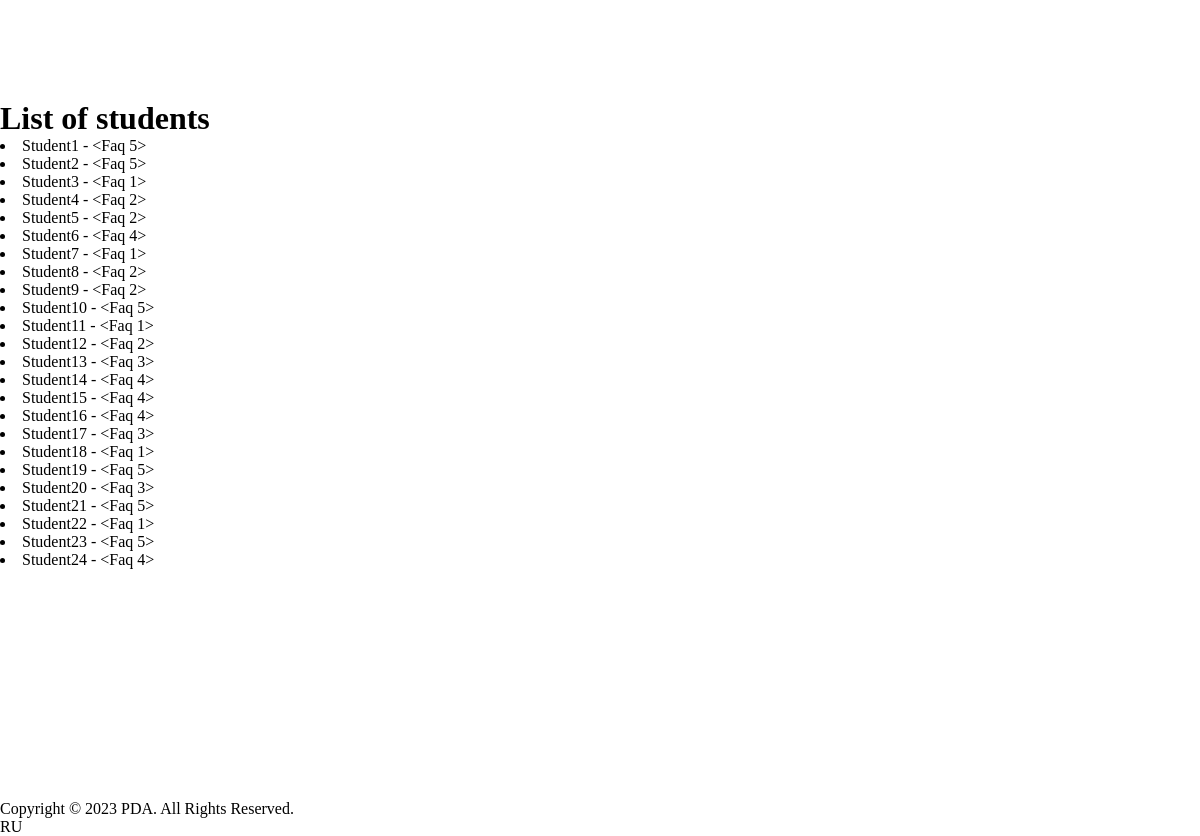
/all_students/, run on the app's committed database.
### models.py (models this page shows, shortened)
class Student(db.Model):
    id = db.Column(db.Integer, primary_key=True)
    name = db.Column(db.String(80), nullable=False)
    surname = db.Column(db.String(80), nullable=False)
    age = db.Column(db.Integer)
    gender = db.Column(db.Enum(GenderEnum))
    group = db.Column(db.Integer)
    faq = db.Column(db.Integer, db.ForeignKey('faq.id'))

### seminar3_app.py (the view)
@app.route('/all_students/')
def get_all():
    students = Student.query.all()
    context = {'students': students}
    return render_template('all_stud.html', **context)

### templates/all_stud.html (shortened to what this page needs)
{% extends 'base.html' %}
{% block content %}
    <h1>List of students</h1>
    {% for student in students %}
        <li> {{ student.name }} - {{ student.faculty }} </li>
    {% endfor %}
{% endblock %}

### templates/base.html (shortened to what this page needs)
<!DOCTYPE html>
<html lang="en">
<head>
    <link rel="stylesheet" href="style.css">
</head>
<body>
    <div class="main">
    {% block content %} {% endblock %}
    </div>
    <footer>
        <div>
            <p>Copyright © 2023 PDA. All Rights Reserved.</p>
            <p>RU</p>
        </div>
    </footer>
</body>
</html>

### templates/style.css (style rules this page uses)
* { padding: 0; margin: 0; box-sizing: border-box; text-decoration: none; }
html, body { scroll-behavior: smooth; text-rendering: optimizeSpeed; overflow-x: hidden; }
.main { height: 800px; padding-top: 100px; }

### data on the page
Student: name "Student1", faculty "<Faq 5>"
Student: name "Student2", faculty "<Faq 5>"
Student: name "Student3", faculty "<Faq 1>"
Student: name "Student4", faculty "<Faq 2>"
Student: name "Student5", faculty "<Faq 2>"
Student: name "Student6", faculty "<Faq 4>"
Student: name "Student7", faculty "<Faq 1>"
Student: name "Student8", faculty "<Faq 2>"
Student: name "Student9", faculty "<Faq 2>"
Student: name "Student10", faculty "<Faq 5>"
Student: name "Student11", faculty "<Faq 1>"
Student: name "Student12", faculty "<Faq 2>"
Student: name "Student13", faculty "<Faq 3>"
Student: name "Student14", faculty "<Faq 4>"
Student: name "Student15", faculty "<Faq 4>"
Student: name "Student16", faculty "<Faq 4>"
Student: name "Student17", faculty "<Faq 3>"
Student: name "Student18", faculty "<Faq 1>"
Student: name "Student19", faculty "<Faq 5>"
Student: name "Student20", faculty "<Faq 3>"
Student: name "Student21", faculty "<Faq 5>"
Student: name "Student22", faculty "<Faq 1>"
Student: name "Student23", faculty "<Faq 5>"
Student: name "Student24", faculty "<Faq 4>"
